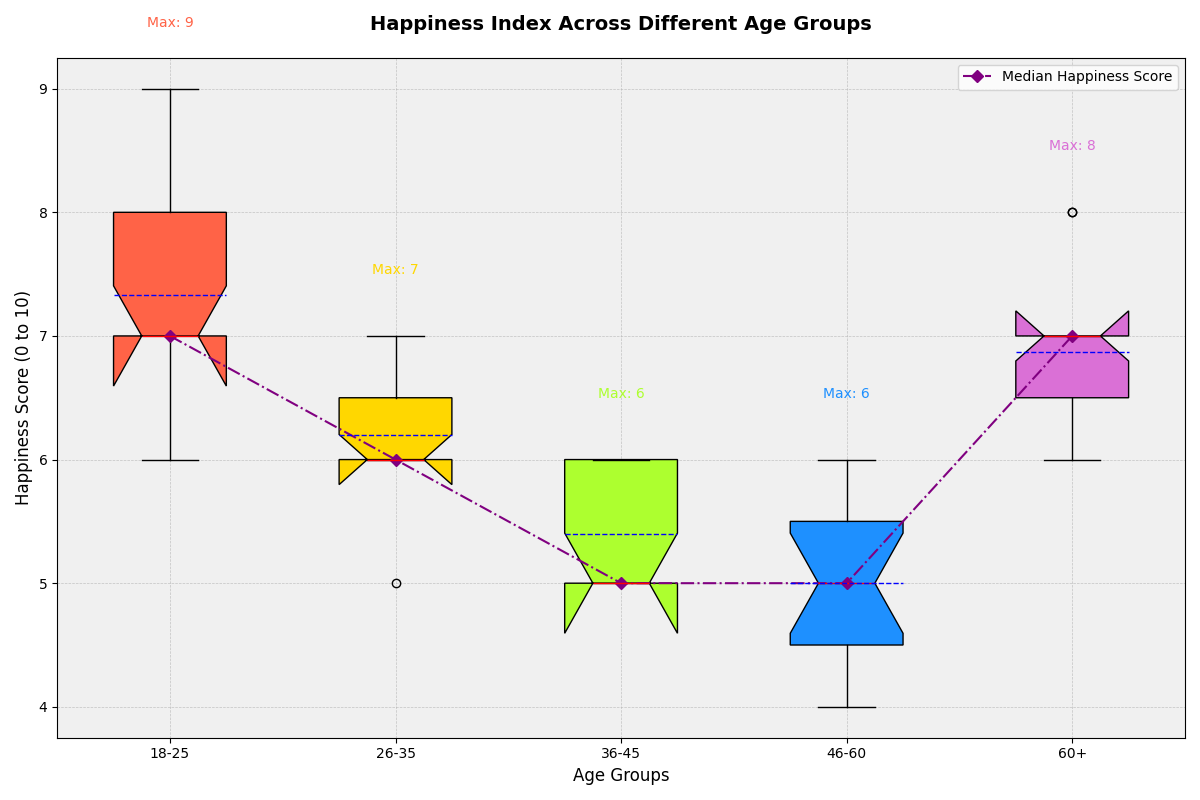

The script that drew this image:
import matplotlib.pyplot as plt
import numpy as np

# Backstory:
# A recent study was conducted analyzing the happiness index across various age groups. 
# The study segmented participants into different age brackets and measured their happiness 
# levels using a standardized scale from 0 to 10 over a month.

# Age groups
age_groups = ['18-25', '26-35', '36-45', '46-60', '60+']

# Happiness scores for each age group (constructed data)
happiness_data = [
    [7, 8, 7, 6, 8, 8, 7, 9, 7, 6, 7, 8, 7, 8, 7],  # 18-25
    [6, 7, 6, 6, 7, 7, 6, 6, 6, 7, 6, 6, 5, 6, 6],  # 26-35
    [5, 6, 5, 6, 6, 5, 6, 6, 5, 5, 5, 5, 5, 6, 5],  # 36-45
    [6, 6, 5, 4, 5, 6, 5, 4, 4, 5, 6, 5, 4, 5, 5],  # 46-60
    [7, 6, 7, 6, 7, 7, 7, 6, 6, 7, 8, 7, 8, 7, 7]   # 60+
]

# Create a figure and axis
fig, ax = plt.subplots(figsize=(12, 8))

# Box plot configuration
box = ax.boxplot(happiness_data, vert=True, patch_artist=True, labels=age_groups, notch=True, meanline=True, showmeans=True)

# Customizing the appearance of the box plot
colors = ['#FF6347', '#FFD700', '#ADFF2F', '#1E90FF', '#DA70D6']
for patch, color in zip(box['boxes'], colors):
    patch.set_facecolor(color)

# Customizing means and medians
plt.setp(box['means'], color='blue')
plt.setp(box['medians'], color='red')

# Adding a line plot for median happiness scores
medians = [np.median(group) for group in happiness_data]
ax.plot(range(1, len(age_groups) + 1), medians, color='purple', marker='D', linestyle='-.', label='Median Happiness Score')

# Titles and labels
ax.set_title('Happiness Index Across Different Age Groups', fontsize=14, fontweight='bold', pad=20)
ax.set_ylabel('Happiness Score (0 to 10)', fontsize=12)
ax.set_xlabel('Age Groups', fontsize=12)

# Customize grid and background
ax.grid(True, linestyle='--', linewidth=0.5, alpha=0.7)
ax.set_axisbelow(True)
ax.set_facecolor('#f0f0f0')

# Add a legend
ax.legend()

# Annotate with additional information
for i, age_group in enumerate(age_groups):
    ax.text(i + 1, max(happiness_data[i]) + 0.5, f'Max: {max(happiness_data[i])}', 
            ha='center', fontsize=10, color=colors[i])

# Automatically adjust layout
plt.tight_layout()

# Show the plot
plt.show()
